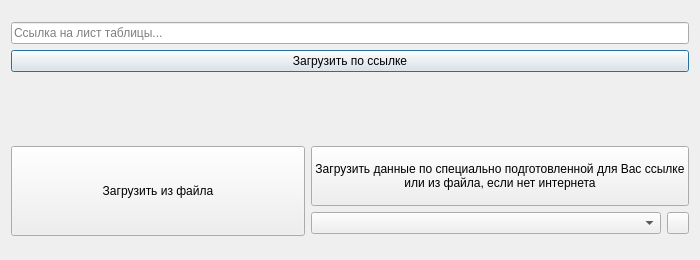
<?xml version="1.0" encoding="UTF-8"?>
<ui version="4.0">
 <class>DataUploadUi</class>
 <widget class="QDialog" name="DataUploadUi">
  <property name="geometry">
   <rect>
    <x>0</x>
    <y>0</y>
    <width>700</width>
    <height>260</height>
   </rect>
  </property>
  <property name="windowTitle">
   <string>Загрузка данных</string>
  </property>
  <property name="styleSheet">
   <string notr="true"/>
  </property>
  <layout class="QVBoxLayout" name="verticalLayout_5">
   <item>
    <layout class="QVBoxLayout" name="verticalLayout">
     <item>
      <widget class="QLineEdit" name="url_line_edit">
       <property name="placeholderText">
        <string>Ссылка на лист таблицы...</string>
       </property>
      </widget>
     </item>
     <item>
      <widget class="QPushButton" name="load_from_url_button">
       <property name="minimumSize">
        <size>
         <width>0</width>
         <height>0</height>
        </size>
       </property>
       <property name="text">
        <string>Загрузить по ссылке</string>
       </property>
      </widget>
     </item>
    </layout>
   </item>
   <item>
    <widget class="QLabel" name="status_label">
     <property name="sizePolicy">
      <sizepolicy hsizetype="Preferred" vsizetype="Fixed">
       <horstretch>0</horstretch>
       <verstretch>0</verstretch>
      </sizepolicy>
     </property>
     <property name="minimumSize">
      <size>
       <width>40</width>
       <height>40</height>
      </size>
     </property>
     <property name="maximumSize">
      <size>
       <width>16777215</width>
       <height>40</height>
      </size>
     </property>
     <property name="font">
      <font>
       <pointsize>12</pointsize>
       <weight>75</weight>
       <bold>true</bold>
      </font>
     </property>
     <property name="styleSheet">
      <string notr="true"/>
     </property>
     <property name="text">
      <string/>
     </property>
     <property name="scaledContents">
      <bool>false</bool>
     </property>
     <property name="alignment">
      <set>Qt::AlignCenter</set>
     </property>
    </widget>
   </item>
   <item>
    <layout class="QHBoxLayout" name="horizontalLayout">
     <item>
      <layout class="QVBoxLayout" name="verticalLayout_3">
       <item>
        <widget class="QPushButton" name="load_from_file_button">
         <property name="minimumSize">
          <size>
           <width>0</width>
           <height>90</height>
          </size>
         </property>
         <property name="text">
          <string>Загрузить из файла</string>
         </property>
        </widget>
       </item>
      </layout>
     </item>
     <item>
      <layout class="QVBoxLayout" name="verticalLayout_2">
       <item>
        <widget class="QPushButton" name="load_from_folder_button">
         <property name="minimumSize">
          <size>
           <width>0</width>
           <height>60</height>
          </size>
         </property>
         <property name="text">
          <string>Загрузить данные по специально подготовленной для Вас ссылке
или из файла, если нет интернета</string>
         </property>
        </widget>
       </item>
       <item>
        <layout class="QHBoxLayout" name="horizontalLayout_3">
         <item>
          <widget class="QComboBox" name="tables_combo_box">
           <property name="minimumSize">
            <size>
             <width>0</width>
             <height>0</height>
            </size>
           </property>
          </widget>
         </item>
         <item>
          <widget class="QPushButton" name="switch_theme_button">
           <property name="maximumSize">
            <size>
             <width>22</width>
             <height>22</height>
            </size>
           </property>
           <property name="text">
            <string/>
           </property>
           <property name="iconSize">
            <size>
             <width>16</width>
             <height>16</height>
            </size>
           </property>
          </widget>
         </item>
        </layout>
       </item>
      </layout>
     </item>
    </layout>
   </item>
  </layout>
 </widget>
 <resources/>
 <connections/>
</ui>
